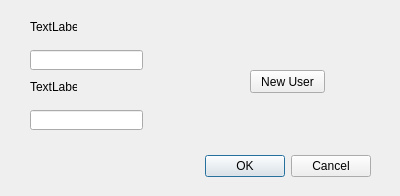
<?xml version="1.0" encoding="UTF-8"?>
<ui version="4.0">
 <class>Dialog</class>
 <widget class="QDialog" name="Dialog">
  <property name="geometry">
   <rect>
    <x>0</x>
    <y>0</y>
    <width>400</width>
    <height>196</height>
   </rect>
  </property>
  <property name="windowTitle">
   <string>Dialog</string>
  </property>
  <widget class="QDialogButtonBox" name="buttonBox">
   <property name="geometry">
    <rect>
     <x>30</x>
     <y>150</y>
     <width>341</width>
     <height>32</height>
    </rect>
   </property>
   <property name="orientation">
    <enum>Qt::Horizontal</enum>
   </property>
   <property name="standardButtons">
    <set>QDialogButtonBox::Cancel|QDialogButtonBox::Ok</set>
   </property>
  </widget>
  <widget class="QLabel" name="label">
   <property name="geometry">
    <rect>
     <x>30</x>
     <y>20</y>
     <width>47</width>
     <height>13</height>
    </rect>
   </property>
   <property name="text">
    <string>TextLabel</string>
   </property>
  </widget>
  <widget class="QLineEdit" name="lineEdit">
   <property name="geometry">
    <rect>
     <x>30</x>
     <y>50</y>
     <width>113</width>
     <height>20</height>
    </rect>
   </property>
  </widget>
  <widget class="QLineEdit" name="lineEdit_2">
   <property name="geometry">
    <rect>
     <x>30</x>
     <y>110</y>
     <width>113</width>
     <height>20</height>
    </rect>
   </property>
  </widget>
  <widget class="QLabel" name="label_2">
   <property name="geometry">
    <rect>
     <x>30</x>
     <y>80</y>
     <width>47</width>
     <height>13</height>
    </rect>
   </property>
   <property name="text">
    <string>TextLabel</string>
   </property>
  </widget>
  <widget class="QPushButton" name="pushButton">
   <property name="geometry">
    <rect>
     <x>250</x>
     <y>70</y>
     <width>75</width>
     <height>23</height>
    </rect>
   </property>
   <property name="text">
    <string>New User</string>
   </property>
  </widget>
 </widget>
 <resources/>
 <connections>
  <connection>
   <sender>buttonBox</sender>
   <signal>accepted()</signal>
   <receiver>Dialog</receiver>
   <slot>accept()</slot>
   <hints>
    <hint type="sourcelabel">
     <x>248</x>
     <y>254</y>
    </hint>
    <hint type="destinationlabel">
     <x>157</x>
     <y>274</y>
    </hint>
   </hints>
  </connection>
  <connection>
   <sender>buttonBox</sender>
   <signal>rejected()</signal>
   <receiver>Dialog</receiver>
   <slot>reject()</slot>
   <hints>
    <hint type="sourcelabel">
     <x>316</x>
     <y>260</y>
    </hint>
    <hint type="destinationlabel">
     <x>286</x>
     <y>274</y>
    </hint>
   </hints>
  </connection>
 </connections>
</ui>
